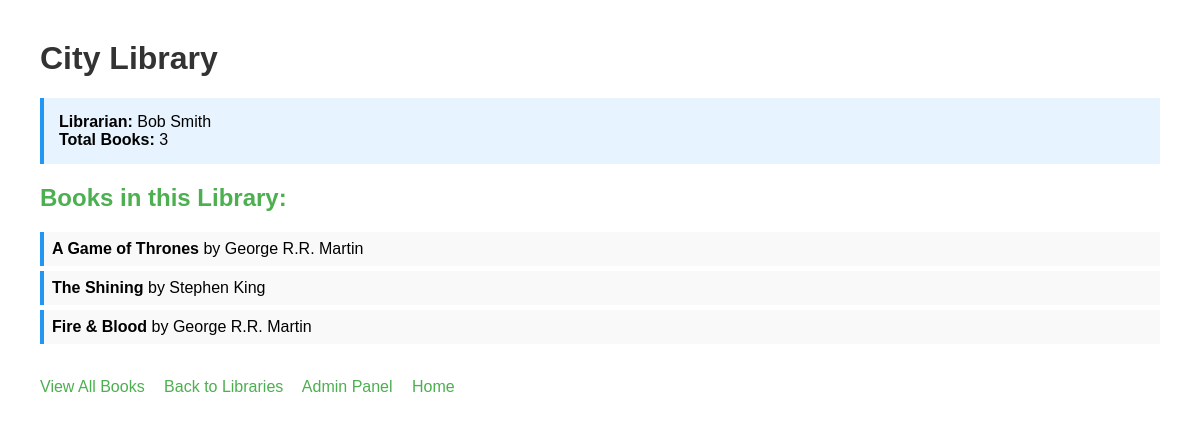
/relationship/library/2/ (signed in), run on the app's committed database.
### relationship_app/models.py (models this page shows, shortened)
class Library(models.Model):
    name = models.CharField(max_length=100)
    books = models.ManyToManyField(Book, related_name='libraries')

class Librarian(models.Model):
    name = models.CharField(max_length=100)
    library = models.OneToOneField(Library, on_delete=models.CASCADE, related_name='librarian')

class Book(models.Model):
    title = models.CharField(max_length=200)
    author = models.ForeignKey(Author, on_delete=models.CASCADE, related_name='books')

class Author(models.Model):
    name = models.CharField(max_length=100)

### relationship_app/views.py (the view)
# urls.py: path('library/<int:pk>/', views.LibraryDetailView.as_view(), name='library_detail'),
class LibraryDetailView(LoginRequiredMixin, DetailView):
    model = Library
    template_name = 'relationship_app/library_detail.html'
    context_object_name = 'library'
    login_url = '/relationship/login/'
    def get_queryset(self):
        return Library.objects.prefetch_related('books__author')

### relationship_app/templates/relationship_app/library_detail.html (shortened to what this page needs)
<!DOCTYPE html>
<html lang="en">
<head>
</head>
<body>
    <h1>{{ library.name }}</h1>
    <div class="info-box">
        {% if library.librarian %}
        <strong>Librarian:</strong> {{ library.librarian.name }}
        {% else %}
        <strong>Librarian:</strong> Not assigned
        {% endif %}
        <br>
        <strong>Total Books:</strong> {{ library.books.count }}
    </div>
    <h2>Books in this Library:</h2>
    <ul>
        {% for book in library.books.all %}
        <li><strong>{{ book.title }}</strong> by {{ book.author.name }}</li>
        {% empty %}
        <li>No books available in this library.</li>
        {% endfor %}
    </ul>
    <br>
    <a href="{% url 'relationship_app:list_books' %}">View All Books</a>
    <a href="{% url 'relationship_app:library_list' %}">Back to Libraries</a>
    <a href="/admin/">Admin Panel</a>
    <a href="/">Home</a>
</body>
</html>

### relationship_app/templates/relationship_app/library_detail.html (style rules this page uses)
body { font-family: Arial, sans-serif; margin: 40px; }
h1 { color: #333; }
h2 { color: #4CAF50; }
ul { list-style-type: none; padding: 0; }
li { padding: 8px; margin: 5px 0; background-color: #f9f9f9; border-left: 4px solid #2196F3; }
a { color: #4CAF50; text-decoration: none; margin-right: 15px; }
.info-box { background-color: #e7f3fe; padding: 15px; border-left: 4px solid #2196F3; margin: 20px 0; }

### data on the page
Library: name "City Library", librarian.name "Bob Smith", books.count "3"
Book: title "A Game of Thrones", author.name "George R.R. Martin"
Book: title "The Shining", author.name "Stephen King"
Book: title "Fire & Blood", author.name "George R.R. Martin"
